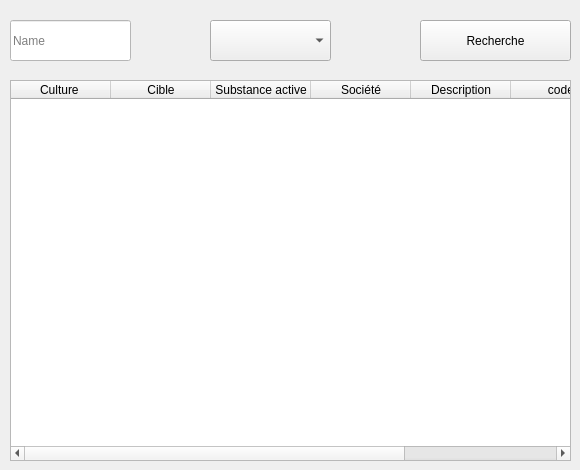
      <widget class="QWidget" name="tab_7">
       <attribute name="title">
        <string>Recherche </string>
       </attribute>
       <widget class="QPushButton" name="rech_resource">
        <property name="geometry">
         <rect>
          <x>420</x>
          <y>20</y>
          <width>151</width>
          <height>41</height>
         </rect>
        </property>
        <property name="text">
         <string>Recherche</string>
        </property>
       </widget>
       <widget class="QLineEdit" name="lineEdit_20">
        <property name="geometry">
         <rect>
          <x>10</x>
          <y>20</y>
          <width>121</width>
          <height>41</height>
         </rect>
        </property>
        <property name="styleSheet">
         <string notr="true">background-color: rgb(255, 255, 255);
color: rgb(0, 0, 0);
font: 75 14pt &quot;MS Shell Dlg 2&quot;;</string>
        </property>
        <property name="placeholderText">
         <string>Name</string>
        </property>
       </widget>
       <widget class="QComboBox" name="comboBox_3">
        <property name="geometry">
         <rect>
          <x>210</x>
          <y>20</y>
          <width>121</width>
          <height>41</height>
         </rect>
        </property>
       </widget>
       <widget class="QTableWidget" name="tableWidget">
        <property name="geometry">
         <rect>
          <x>10</x>
          <y>80</y>
          <width>561</width>
          <height>381</height>
         </rect>
        </property>
        <column>
         <property name="text">
          <string>Culture </string>
         </property>
        </column>
        <column>
         <property name="text">
          <string>Cible</string>
         </property>
        </column>
        <column>
         <property name="text">
          <string>Substance active</string>
         </property>
        </column>
        <column>
         <property name="text">
          <string>Société</string>
         </property>
        </column>
        <column>
         <property name="text">
          <string>Description</string>
         </property>
        </column>
        <column>
         <property name="text">
          <string>code</string>
         </property>
        </column>
        <column>
         <property name="text">
          <string>date</string>
         </property>
        </column>
       </widget>
      </widget>
